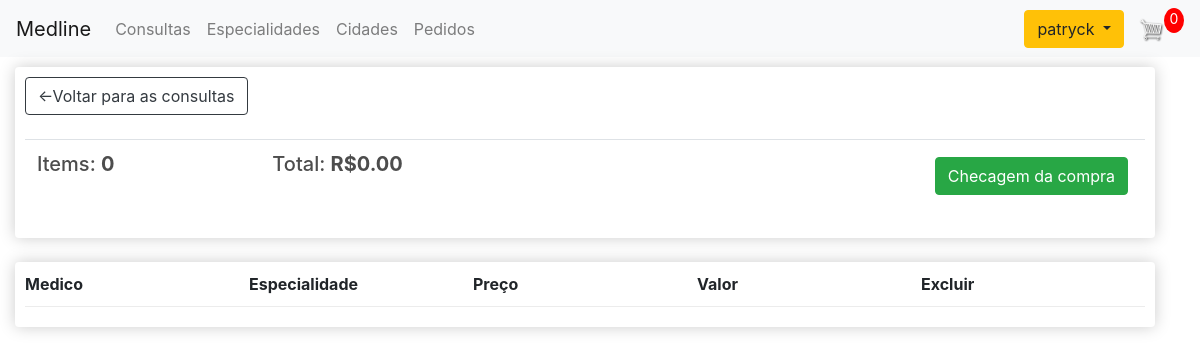
Screenshot of /carrinho/ (signed in) with the database file from the repository.
### consulta/models_login.py (models this page shows, shortened)
class User(AbstractBaseUser, PermissionsMixin):
    username = models.CharField(_('Usuário'), max_length=15, unique=True,
                                null=False, blank=False)
    password = models.CharField(_('Senha'), max_length=128)
    first_name = models.CharField(_('Nome'), max_length=30,
                                  null=False, blank=False)
    last_name = models.CharField(_('Sobrenome'), max_length=30,
                                 null=False, blank=False)
    email = models.EmailField(_('E-mail'), max_length=255, unique=True,
                              validators=[
                                          validators.RegexValidator(re.compile(
                                              '^[\w.@+-]+$'),
                                              _('Enter a valid e-mail'),
                                              _('invalid'))],
                              null=False, blank=False)
    is_active = models.BooleanField(_('active'), default=True)
    is_staff = models.BooleanField(_('staff'), default=False)
    is_admin = models.BooleanField(_('admin'), default=False)
    is_superuser = models.BooleanField(_('superuser'), default=False)
    date_joined = models.DateTimeField(_('date joined'), default=timezone.now)
    objects = UserManager()
    USERNAME_FIELD = 'username'
    REQUIRED_FIELDS = ['first_name', 'last_name', 'email']
    class Meta:
        verbose_name = _('user')
        verbose_name_plural = _('users')

### consulta/models.py (models this page shows, shortened)
class Compras(models.Model):
    id_paciente = models.ForeignKey(Pacientes, on_delete=models.SET_NULL, null=True)
    data_emissao = models.DateTimeField(auto_now_add=True)
    complete = models.BooleanField(default=False, null=True, blank=True)
    transaction_id = models.CharField(max_length=200, null=True)
    def get_cart_total(self):
        comprasitems = self.compras_consulta_set.all()
        total = sum([item.get_total for item in comprasitems])
        return total
    @property
    def get_cart_items(self):
        comprasitems = self.compras_consulta_set.all()
        total = sum([item.quantity for item in comprasitems])
        return total
    class Meta:
        verbose_name = 'Compra'
        verbose_name_plural = 'Compras'

### consulta/views.py (the view)
# urls.py: path('carrinho/', v.carrinho, name="carrinho"),
def carrinho(request):
    if request.user.is_authenticated:
        paciente = request.user.pacientes
        compras, created = Compras.objects.get_or_create(id_paciente=paciente, complete=False)
        items = compras.compras_consulta_set.all()
        cartItems = compras.get_cart_items
    context = {'compras':compras,'items':items, 'cartItems':cartItems}
    return render(request, 'carrinho.html', context)

### consulta/templates/carrinho.html (shortened to what this page needs)
{% extends 'base.html'  %}
{% load static %}
{% block main %}
{% block links %}
<link rel="stylesheet" type="text/css" href="{% static 'css/carrinho.css' %}">
{% endblock %}
<div class="row col-md-12">
    <div class="col-lg-12">
        <div class="box-element">
            <a class="btn btn-outline-dark" href="{% url 'consultas' %}">&#x2190;Voltar para as consultas</a>
            <br>
            <br>
            <table class="table">
                <tr>
                    <th><h5>Items: <strong>{{ compras.get_cart_items }}</strong></h5></th>
                    <th><h5>Total: <strong>R${{ compras.get_cart_total|floatformat:2}}</strong></h5></th>
                    <th>
                        <a style="float:right; margin: 5px" class="btn btn-success" href="{% url 'checagem' %}">Checagem da compra</a>
                    </th>
                </tr>
            </table>
        </div>
        <br>
        <div class="box-element">
            <div class="cart-row">
                <div class="itens_consulta"><strong>Medico</strong></div>
                <div class="itens_consulta"><strong>Especialidade</strong></div>
                <div class="itens_consulta"><strong>Preço</strong></div>
                <div class="itens_consulta"><strong>Valor</strong></div>
                <div class="itens_consulta"><strong>Excluir</strong></div>
            </div>
        </div>
    </div>
</div>
{% endblock main %}

### consulta/templates/base.html (shortened to what this page needs)
{% load static %}
<!DOCTYPE html>
<html lang="pt-br">
<head>
    <link rel="stylesheet" type="text/css" href="{% static 'css/base.css' %}">
    <link rel="stylesheet" href="https://stackpath.bootstrapcdn.com/bootstrap/4.5.2/css/bootstrap.min.css"
>
    {% block links %} {% endblock %}
</head>
<body>
    <header>
        <nav class="navbar navbar-expand-lg navbar-light bg-light">
            {% if request.user.pacientes.role == 'medico' %}
            <a class="navbar-brand" href="#">
                <img src="{% static 'imagens/doctor_perfil.png' %}" width="30" height="30"
                    class="d-inline-block align-top" alt="doctor" loading="lazy">
                Medline Médicos
            </a>
            {% else %}
            <a class="navbar-brand" href="{% url 'home' %}">Medline</a>
            {% endif %}
            <div class="collapse navbar-collapse" id="navbarSupportedContent">
                <ul class="navbar-nav mr-auto">
                    {% if request.user.pacientes.role == 'paciente' %}
                    <li class="nav-item">
                        <a class="nav-link consultas-paciente" href="{% url 'consultas' %}">Consultas</a>
                    </li>
                    <li class="nav-item">
                        <a class="nav-link especialidade" href="{% url 'especialidades' %}">Especialidades </a>
                    </li>
                    <li class="nav-item">
                        <a class="nav-link cidade" href="{% url 'cidades' %}">Cidades </a>
                    </li>
                    <li class="nav-item">
                        <a class="nav-link pedidos" href="{% url 'pedidos' %}">Pedidos </a>
                    </li>
                    {% endif %}
                </ul>
                <div class="form-inline my-2 my-lg-0">
                    {% if user.is_authenticated %}
                    <div class="btn-group">
                        <button type="button" class="btn btn-warning dropdown-toggle" data-toggle="dropdown"
                            aria-haspopup="true" aria-expanded="false">
                            {{request.user}}
                        </button>
                    </div>
                    {% else %}
                    <a href="{% url 'login_request' %}" class="btn btn-warning" id="logout">Entrar</a>
                    {% endif %}
                    {% if request.user.pacientes.role == 'paciente' %}
                    <a href="{% url 'carrinho' %}">
                        <img id="cart-icon" src="{% static 'imagens/cart.png' %}">
                    </a>
                    <p id="cart-total">{{ cartItems }}</p>
                    {% endif %}
                </div>
            </div>
        </nav>
    </header>
    {% block main %}
    {% endblock main %}
</body>
</html>

### static/css/base.css (style rules this page uses)
body { background-color: hsl(0, 0%, 98%); }
h1,h2,h3,h4,h5,h6 { color:hsl(0, 0%, 30%); }
.box-element { box-shadow:hsl(0, 0%, 80%) 0 0 16px; background-color: #fff; border-radius: 4px; padding: 10px; }
#cart-icon { width:25px; display: inline-block; margin-left: 15px; }
#cart-total { display: block; text-align: center; color:#fff; background-color: red; width: 20px; height: 25px; border-radius: 50%; font-size: 14px; }
.col-lg-4, .col-lg-6, .col-lg-8, .col-lg-12 { margin-top: 10px; }
.btn { border-radius: 0; }
.cart-row { display: flex; align-items: flex-stretch; padding-bottom: 10px; margin-bottom: 10px; border-bottom: 1px solid #ececec; }
.itens_consulta { flex: 2; display: flex; align-items: center; }

### static/css/carrinho.css (style rules this page uses)
.col-lg-4, .col-lg-6, .col-lg-8, .col-lg-12 { margin-top: 10px; }
.cart-row { display: flex; align-items: flex-stretch; padding-bottom: 10px; margin-bottom: 10px; border-bottom: 1px solid #ececec; }
.itens_consulta { flex: 2; display: flex; align-items: center; }
.box-element { box-shadow:hsl(0, 0%, 80%) 0 0 16px; background-color: #fff; border-radius: 4px; padding: 10px; }

### rows the page displays
User: user "patryck"
Compras: get_cart_items "0", get_cart_total "0.00"

### other values shown
{{ cartItems }} "0"
